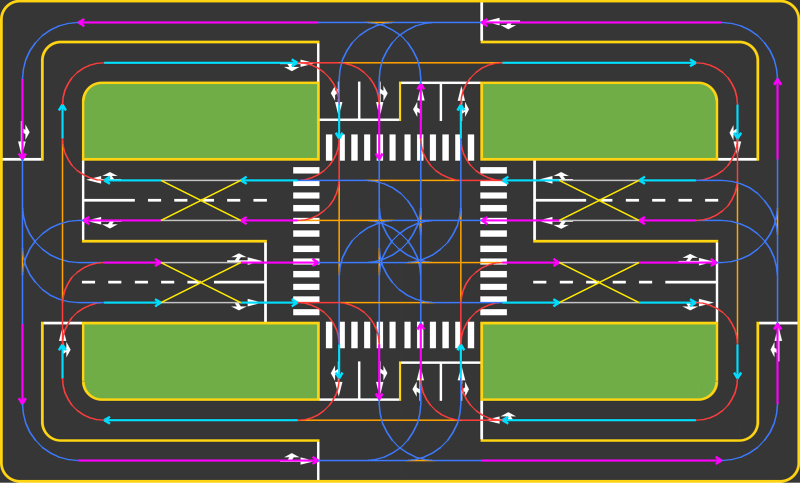
#> input picture map/main_track_map_overlay.png, 1600 x 966 px (shown at 1/2 size)
$ python -i birdseye_extractor.py   (imports and definitions only)   (older library calls are emulated)
#> lines starting #> are read from the running program, lines starting #| are printed output that depends on the picture
#!/usr/bin/env python3
"""Server-free IMX708 lens correction, bird's-eye transform, and lane extraction."""

from __future__ import annotations

import json
from dataclasses import dataclass
from pathlib import Path

import cv2
import numpy as np


@dataclass(frozen=True)
class LaneExtraction:
    yellow_mask: np.ndarray
    dash_mask: np.ndarray
    stop_mask: np.ndarray
    overlay: np.ndarray
    metrics: dict[str, int]


@dataclass(frozen=True)
class ExtractionResult:
    undistorted: np.ndarray
    birdseye: np.ndarray
    lanes: LaneExtraction | None


class BirdseyeExtractor:
    """Reusable processor. Construct once, then call process() for every frame."""

    def __init__(self, calibration_dir: str | Path | None = None) -> None:
        root = Path(__file__).resolve().parent
        calibration_dir = (
            root / "calibration"
            if calibration_dir is None
            else Path(calibration_dir)
        )
        lens_path = calibration_dir / "calibration.json"
        ground_path = calibration_dir / "birdseye.json"
        self.lens = json.loads(lens_path.read_text(encoding="utf-8"))
        self.ground = json.loads(ground_path.read_text(encoding="utf-8"))

        image_size = self.lens.get("image_size")
        if (
            not isinstance(image_size, list)
            or len(image_size) != 2
            or any(int(value) <= 0 for value in image_size)
        ):
            raise ValueError("invalid image_size in calibration.json")
        self.image_width = int(image_size[0])
        self.image_height = int(image_size[1])

        ground_lens = self.ground.get("lens_calibration", {}).get("image_size")
        if ground_lens != image_size:
            raise ValueError(
                "birdseye.json was made for a different calibration image size"
            )

        self.homography = np.asarray(
            self.ground["homography"],
            dtype=np.float64,
        )
        if self.homography.shape != (3, 3):
            raise ValueError("invalid homography in birdseye.json")
        output_size = self.ground.get("output_size")
        if not isinstance(output_size, list) or len(output_size) != 2:
            raise ValueError("invalid output_size in birdseye.json")
        self.output_width = int(output_size[0])
        self.output_height = int(output_size[1])
        if self.output_width <= 0 or self.output_height <= 0:
            raise ValueError("bird's-eye output size must be positive")

        camera_matrix = np.asarray(
            self.lens["camera_matrix"],
            dtype=np.float64,
        )
        dist_coeffs = np.asarray(
            self.lens["dist_coeffs"],
            dtype=np.float64,
        ).reshape(-1, 1)
        size = (self.image_width, self.image_height)
        model = str(self.lens["selected_model"])
        if model == "fisheye":
            new_matrix = cv2.fisheye.estimateNewCameraMatrixForUndistortRectify(
                camera_matrix,
                dist_coeffs,
                size,
                np.eye(3),
                balance=1.0,
                new_size=size,
                fov_scale=1.05,
            )
            self.map_x, self.map_y = cv2.fisheye.initUndistortRectifyMap(
                camera_matrix,
                dist_coeffs,
                np.eye(3),
                new_matrix,
                size,
                cv2.CV_16SC2,
            )
        else:
            new_matrix, _ = cv2.getOptimalNewCameraMatrix(
                camera_matrix,
                dist_coeffs,
                size,
                1.0,
                size,
            )
            self.map_x, self.map_y = cv2.initUndistortRectifyMap(
                camera_matrix,
                dist_coeffs,
                None,
                new_matrix,
                size,
                cv2.CV_16SC2,
            )

    @property
    def input_size(self) -> tuple[int, int]:
        return self.image_width, self.image_height

    @property
    def output_size(self) -> tuple[int, int]:
        return self.output_width, self.output_height

    def process(
        self,
        frame_bgr: np.ndarray,
        *,
        extract_lanes: bool = True,
    ) -> ExtractionResult:
        """Process one BGR frame captured at the calibrated 2304x1296 mode."""
        if not isinstance(frame_bgr, np.ndarray):
            raise TypeError("frame_bgr must be a numpy array")
        if frame_bgr.ndim != 3 or frame_bgr.shape[2] != 3:
            raise ValueError("frame_bgr must have shape (height, width, 3)")
        actual_size = (int(frame_bgr.shape[1]), int(frame_bgr.shape[0]))
        if actual_size != self.input_size:
            raise ValueError(
                f"frame size {actual_size} does not match calibration "
                f"{self.input_size}; do not resize before processing"
            )

        undistorted = cv2.remap(
            frame_bgr,
            self.map_x,
            self.map_y,
            interpolation=cv2.INTER_LINEAR,
            borderMode=cv2.BORDER_CONSTANT,
        )
        birdseye = cv2.warpPerspective(
            undistorted,
            self.homography,
            self.output_size,
            flags=cv2.INTER_LINEAR,
            borderMode=cv2.BORDER_CONSTANT,
        )
        lanes = extract_lane_regions(birdseye) if extract_lanes else None
        return ExtractionResult(
            undistorted=undistorted,
            birdseye=birdseye,
            lanes=lanes,
        )


# [255 lines left out: functions _copy_component_pixels, extract_lane_regions, not called in this run]

>>> import cv2
>>> picture = cv2.imread('../map/main_track_map_overlay.png', cv2.IMREAD_GRAYSCALE)
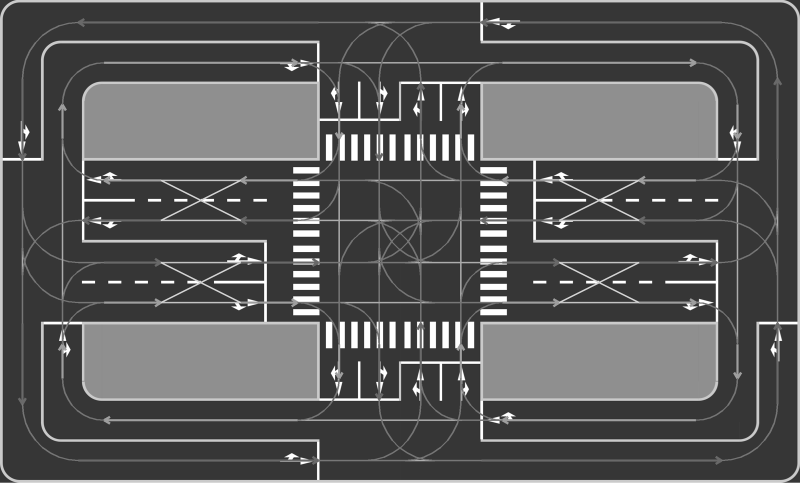
#> picture: shape (966, 1600) (shown at 1/2 size); min 36, max 255, mean 87.7
>>> result = BirdseyeExtractor().process(picture)
#> (reads vision_runner/calibration/calibration.json from the repository)
#> (reads vision_runner/calibration/birdseye.json from the repository)
#> (the run stopped early here; a loop or call above may not have finished)
